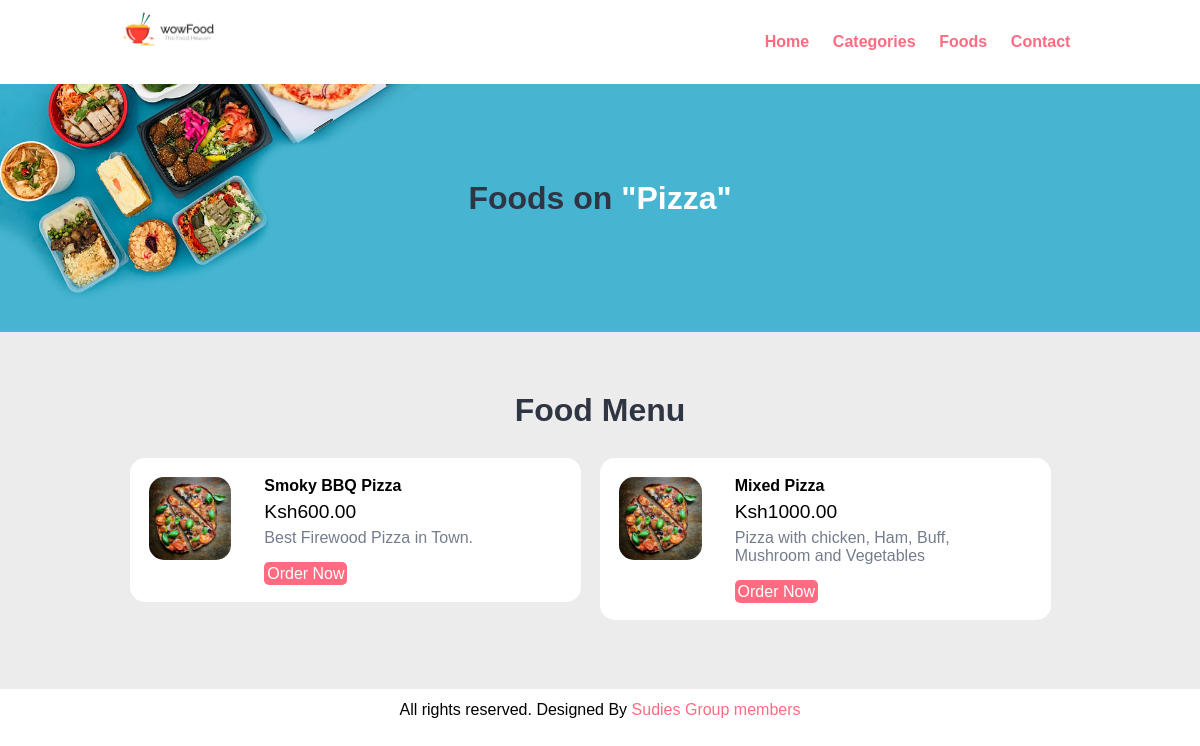
The app's page /category-foods.php?category_id=4 with its own data.
### tables this page shows
CREATE TABLE `tbl_category` (
  `id` int(10) UNSIGNED NOT NULL,
  `title` varchar(100) NOT NULL,
  `image_name` varchar(255) NOT NULL,
  `featured` varchar(10) NOT NULL,
  `active` varchar(10) NOT NULL
);

CREATE TABLE `tbl_food` (
  `id` int(10) UNSIGNED NOT NULL,
  `title` varchar(100) NOT NULL,
  `description` text NOT NULL,
  `price` decimal(10,2) NOT NULL,
  `image_name` varchar(255) NOT NULL,
  `category_id` int(10) UNSIGNED NOT NULL,
  `featured` varchar(10) NOT NULL,
  `active` varchar(10) NOT NULL
);

### category-foods.php (the view, shortened to what this page needs)
<?php include('partials-front/menu.php'); ?>
<?php
    if(isset($_GET['category_id']))
    {
        $category_id = $_GET['category_id'];
        $sql = "SELECT title FROM tbl_category WHERE id=$category_id";
        $res = mysqli_query($conn, $sql);
        $row = mysqli_fetch_assoc($res);
        $category_title = $row['title'];
    }
    else
    {
        header('location:'.SITEURL);
    }
?>
<section class="food-search text-center">
    <div class="container">
        <h2>Foods on <a href="#" class="text-white">"<?php echo $category_title; ?>"</a></h2>
    </div>
</section>
<section class="food-menu">
    <div class="container">
        <h2 class="text-center">Food Menu</h2>
        <?php
            $sql2 = "SELECT * FROM tbl_food WHERE category_id=$category_id";
            $res2 = mysqli_query($conn, $sql2);
            $count2 = mysqli_num_rows($res2);
            if($count2>0)
            {
                while($row2=mysqli_fetch_assoc($res2))
                {
                    $id = $row2['id'];
                    $title = $row2['title'];
                    $price = $row2['price'];
                    $description = $row2['description'];
                    $image_name = $row2['image_name'];
                    ?>
                    <div class="food-menu-box">
                        <div class="food-menu-img">
                            <?php
                                if($image_name=="")
                                {
                                    echo "<div class='error'>Image not Available.</div>";
                                }
                                else
                                {
                                    ?>
                                    <img src="<?php echo SITEURL; ?>images/food/<?php echo $image_name; ?>" alt="Chicke Hawain Pizza" class="img-responsive img-curve">
                                    <?php
                                }
                            ?>
                        </div>
                        <div class="food-menu-desc">
                            <h4><?php echo $title; ?></h4>
                            <p class="food-price">Ksh<?php echo $price; ?></p>
                            <p class="food-detail">
                                <?php echo $description; ?>
                            </p>
                            <br>
                            <a href="<?php echo SITEURL; ?>order.php?food_id=<?php echo $id; ?>" class="btn btn-primary">Order Now</a>
                        </div>
                    </div>
                    <?php
                }
            }
            else
            {
                echo "<div class='error'>Food not Available.</div>";
            }
        ?>
    </div>
</section>
<?php include('partials-front/footer.php'); ?>

### css/style.css (style rules this page uses)
* { margin: 0 0; padding: 0 0; font-family: Arial, Helvetica, sans-serif; }
.container { width: 80%; margin: 0 auto; padding: 1%; }
.img-responsive { width: 100%; }
.img-curve { border-radius: 15px; }
.text-center { text-align: center; }
.text-white { color: white; }
a { color: #ff6b81; text-decoration: none; }
.btn { padding: 1%; border: none; font-size: 1rem; border-radius: 5px; }
.btn-primary { background-color: #ff6b81; color: white; cursor: pointer; }
h2 { color: #2f3542; font-size: 2rem; margin-bottom: 2%; }
.food-search { background-image: url(../images/bg.jpg); background-size: cover; background-repeat: no-repeat; background-position: center; padding: 7% 0; }
.food-menu { background-color: #ececec; padding: 4% 0; }
.food-menu-box { width: 43%; margin: 1%; padding: 2%; float: left; background-color: white; border-radius: 15px; }
.food-menu-img { width: 20%; float: left; }
.food-menu-desc { width: 70%; float: left; margin-left: 8%; }
.food-price { font-size: 1.2rem; margin: 2% 0; }
.food-detail { font-size: 1rem; color: #747d8c; }

### records on screen
tbl_category: title "Pizza"
tbl_food: image_name (picture), title "Smoky BBQ Pizza", price "600.00", description "Best Firewood Pizza in Town."
tbl_food: image_name (picture), title "Mixed Pizza", price "1000.00", description "Pizza with chicken, Ham, Buff, Mushroom and Vegetables"
